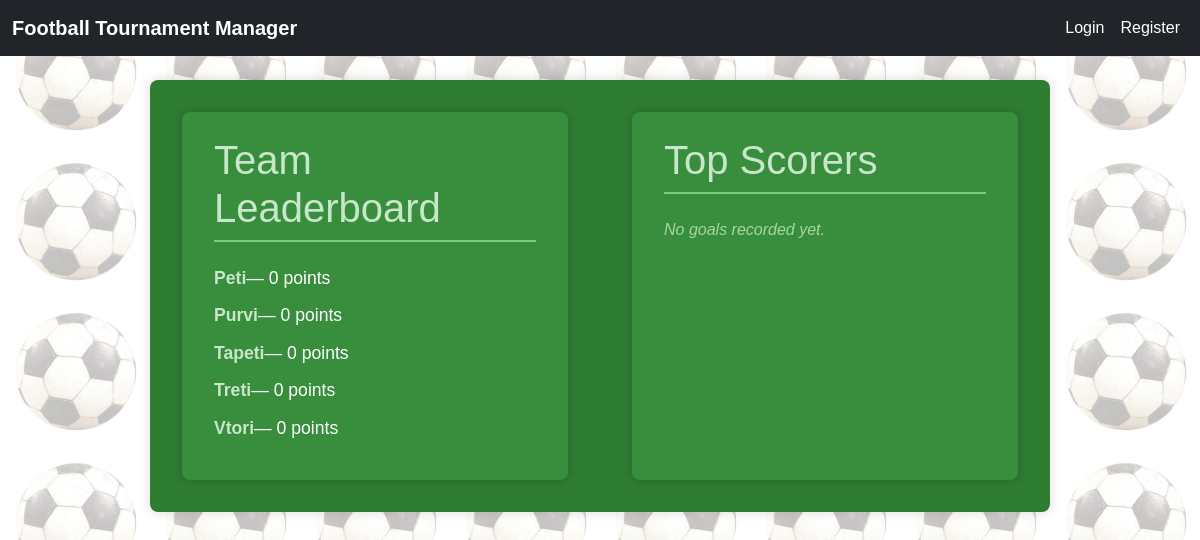
Screenshot of /tournament/19/leaderboard/ with the database file from the repository.
### tournamentapp/models.py (models this page shows, shortened)
class Team(models.Model):
    name = models.CharField(
        max_length=100,
        verbose_name="Team Name",
        )
    tournament = models.ForeignKey(
        Tournament,
        on_delete=models.CASCADE,
        related_name='teams'
    )
    logo = models.ImageField(
        upload_to='team_logos/',
        blank=True,
        null=True,
        verbose_name="Team Logo",
        )
    tournament_points = models.PositiveIntegerField(
        default=0,
        verbose_name="Tournament Points",
        )
    match_points = models.PositiveIntegerField(
        default=0,
        verbose_name="Match Points",
        )
    class Meta:
        unique_together = ('name', 'tournament')

### tournamentapp/views.py (the view)
# urls.py: path('tournament/<int:tournament_id>/leaderboard/', LeaderboardView.as_view(), name='leaderboard'),
class LeaderboardView(TemplateView):
    template_name = 'matches/leaderboard.html'
    def get_context_data(self, **kwargs):
        context = super().get_context_data(**kwargs)
        tournament_id = self.kwargs.get('tournament_id')
        tournament = get_object_or_404(Tournament, id=tournament_id)
        players = Player.objects.filter(
            team__tournament=tournament,
            goals__gt=0
        ).order_by('-goals')[:10]
        context['players'] = players
        teams = list(Team.objects.filter(tournament=tournament))
        points_groups = {}
        for team in teams:
            points_groups.setdefault(team.tournament_points, []).append(team)
        sorted_teams = []
        for points in sorted(points_groups.keys(), reverse=True):
            group = points_groups[points]
            if len(group) == 1:
                sorted_teams.extend(group)
                continue
            for team in group:
                opponents = [t for t in group if t != team]
                mutual_matches = Match.objects.filter(
                    is_finished=True,
                    tournament=tournament
                ).filter(
                    Q(home_team=team, away_team__in=opponents) |
                    Q(away_team=team, home_team__in=opponents)
                )
                goals_for = MatchEvent.objects.filter(
                    match__in=mutual_matches,
                    team=team,
                    event_type='goal'
                ).count()
                goals_against = MatchEvent.objects.filter(
                    match__in=mutual_matches,
                    event_type='goal'
                ).exclude(team=team).count()
                team.goal_difference_vs_tied = goals_for - goals_against
            group.sort(key=lambda t: (-t.goal_difference_vs_tied, t.name))
            sorted_teams.extend(group)
        context['teams'] = sorted_teams
        context['tournament'] = tournament
        return context

### tournamentapp/context_processors.py (called while the page is built)
def current_tournament(request):
    tournament = Tournament.objects.first()
    return {'tournament': tournament}

### tournamentapp/templates/matches/leaderboard.html
{% extends 'base.html' %}
{% block content %}
<div class="leaderboard-container">
  <div class="leaderboard-column">
    <h1>Team Leaderboard</h1>
    {% if teams %}
        <ol>
        {% for team in teams %}
            <li>
                <a href="{% url 'team-detail' tournament.id team.pk %}">
                {{ team.name }}
                </a> — {{ team.tournament_points }} point{{ team.tournament_points|pluralize }}
            </li>
        {% endfor %}
        </ol>
    {% else %}
        <p>No teams available.</p>
    {% endif %}
  </div>
  <div class="leaderboard-column">
    <h1>Top Scorers</h1>
    {% if players %}
        <ol>
        {% for player in players %}
            <li>
                {{ player.name }} ({{ player.team.name }}) — {{ player.goals }} goal{{ player.goals|pluralize }}
            </li>
        {% endfor %}
        </ol>
    {% else %}
        <p>No goals recorded yet.</p>
    {% endif %}
  </div>
</div>
{% endblock %}

### tournamentapp/static/css/base.css (style rules this page uses)
body::before { content: ""; position: fixed; top: 0; left: 0; width: 100%; height: 100%; background: url("/static/imgs/footnail.png"); background-size: 150px; mix-blend-mode: multiply; opacity: 0.25; z-index: -1; }

### tournamentapp/static/css/leaderboard.css (style rules this page uses)
.leaderboard-container { display: flex; justify-content: center; gap: 4rem; max-width: 900px; margin: 3rem auto; padding: 2rem; background-color: #2e7d32; border-radius: 8px; box-shadow: 0 0 12px rgba(0,0,0,0.15); color: white; font-family: Arial, sans-serif; }
.leaderboard-column { flex: 1; min-width: 320px; background-color: #388e3c; padding: 1.5rem 2rem; border-radius: 8px; box-shadow: 0 0 10px rgba(0,0,0,0.2); }
.leaderboard-column a { color: #c8e6c9; text-decoration: none; font-weight: bold; }
.leaderboard-column h1 { color: #c8e6c9; margin-bottom: 1.5rem; border-bottom: 2px solid #81c784; padding-bottom: 0.5rem; }
.leaderboard-column ol { list-style-position: inside; padding-left: 0; }
.leaderboard-column li { margin-bottom: 0.8rem; font-size: 1.1rem; line-height: 1.4; display: flex; align-items: center; }
.leaderboard-column p { color: #a5d6a7; font-style: italic; }

### rows the page displays
Team: name "Peti", tournament_points "0"
Team: name "Purvi", tournament_points "0"
Team: name "Tapeti", tournament_points "0"
Team: name "Treti", tournament_points "0"
Team: name "Vtori", tournament_points "0"
